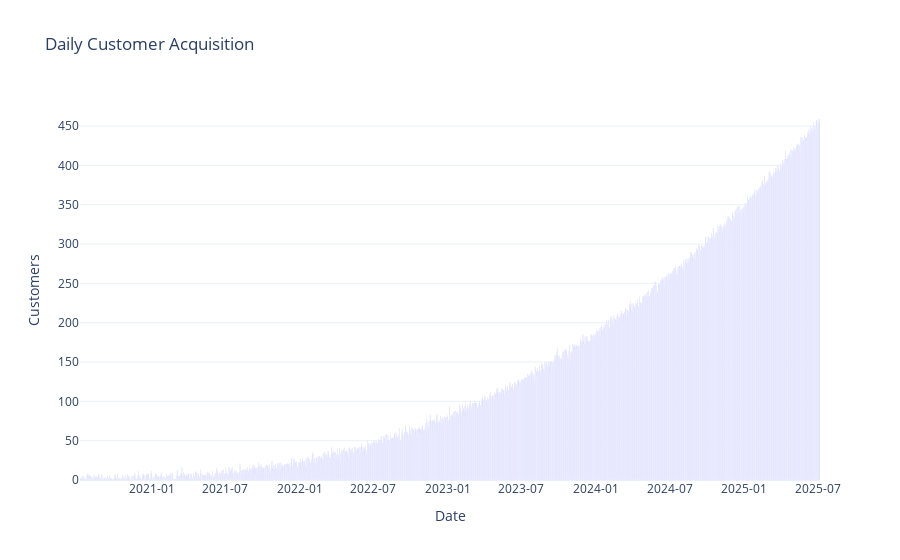

Write notebook code for a chart like this one.
### Code cell
import plotly.express as px
import pandas as pd

# Group by first_purchase_date and count unique customers
daily_customers = all_customers.groupby(['first_purchase_date']).agg(
    customers=('customer_id', lambda x: x.nunique())
).reset_index()

# Optional: sort by date to ensure proper ordering
daily_customers = daily_customers.sort_values('first_purchase_date')

# Plot using Plotly
fig = px.bar(
    daily_customers,
    x='first_purchase_date',
    y='customers',
    title='Daily Customer Acquisition',
    labels={'first_purchase_date': 'First Purchase Date', 'customers': 'Number of Customers'},
    template='plotly_white'
)

fig.update_layout(
    xaxis_title='Date',
    yaxis_title='Customers',
    xaxis_tickformat='%Y-%m',
    bargap=0.1
)

fig.show()

### Figure 1 — Plotly figure (JSON) as saved in the notebook; plotly's stock layout.template omitted (floating-point values rounded to 4 significant figures; data arrays with more than 128 entries replaced by an {"elided": "..."} marker saying what was removed)
{"data": [{"hovertemplate": "First Purchase Date=%{x}<br>Number of Customers=%{y}<extra></extra>", "legendgroup": "", "marker": {"color": "#636efa", "pattern": {"shape": ""}}, "name": "", "orientation": "v", "showlegend": false, "textposition": "auto", "type": "bar", "x": {"elided": "1771 str values"}, "xaxis": "x", "y": {"elided": "1771 int values"}, "yaxis": "y"}], "layout": {"bargap": 0.1, "barmode": "relative", "legend": {"tracegroupgap": 0}, "title": {"text": "Daily Customer Acquisition"}, "xaxis": {"anchor": "y", "domain": [0, 1], "tickformat": "%Y-%m", "title": {"text": "Date"}}, "yaxis": {"anchor": "x", "domain": [0, 1], "title": {"text": "Customers"}}}}
